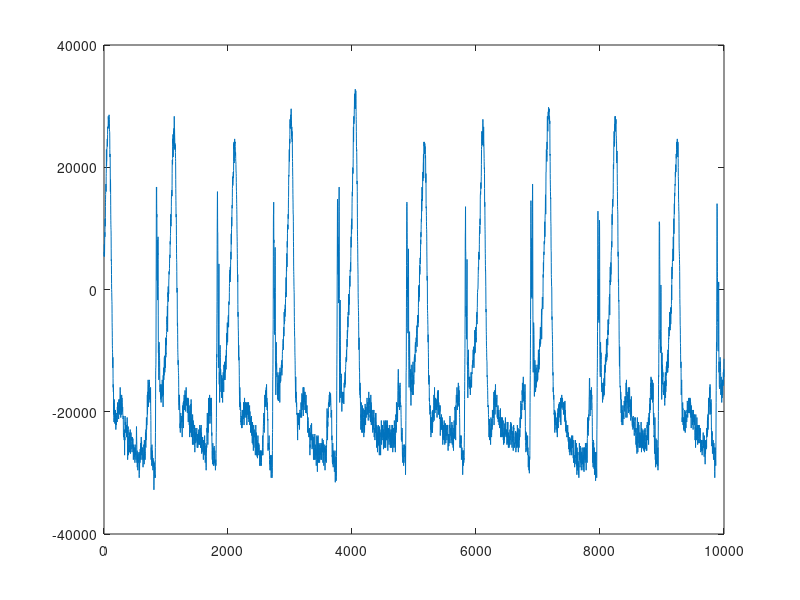
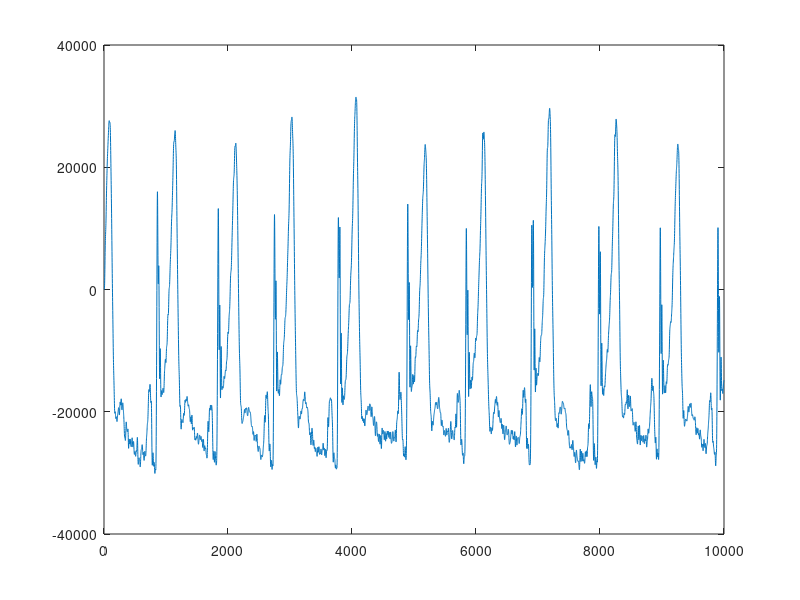

Source code (MATLAB) for these figures, in order:
fc = 50;
fs = 1000;
orden = 6 ;

load('1.mat');
dataIn = val(1,:);

figure,plot(dataIn);

[b,a] = butter(orden,fc/(fs/2));

dataOut = filter(b,a,dataIn);

figure,plot(dataOut);